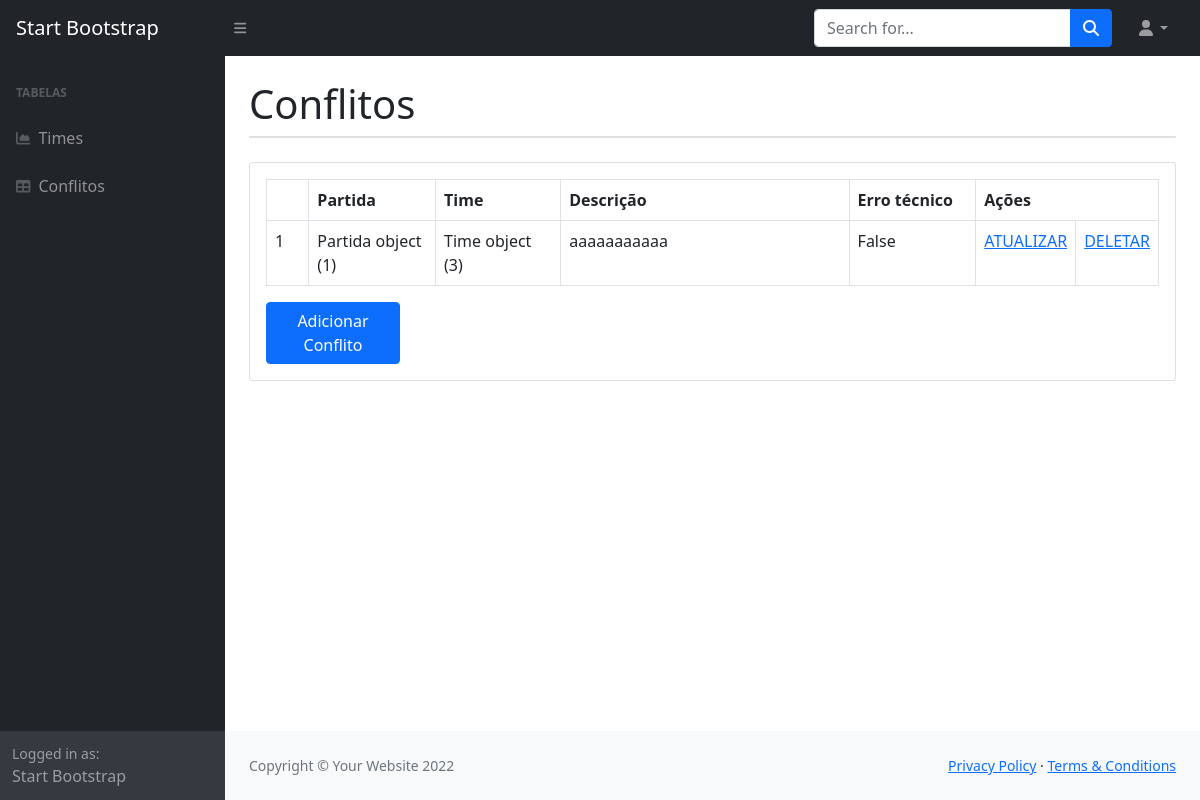
The app's page /conflitos/, older data.
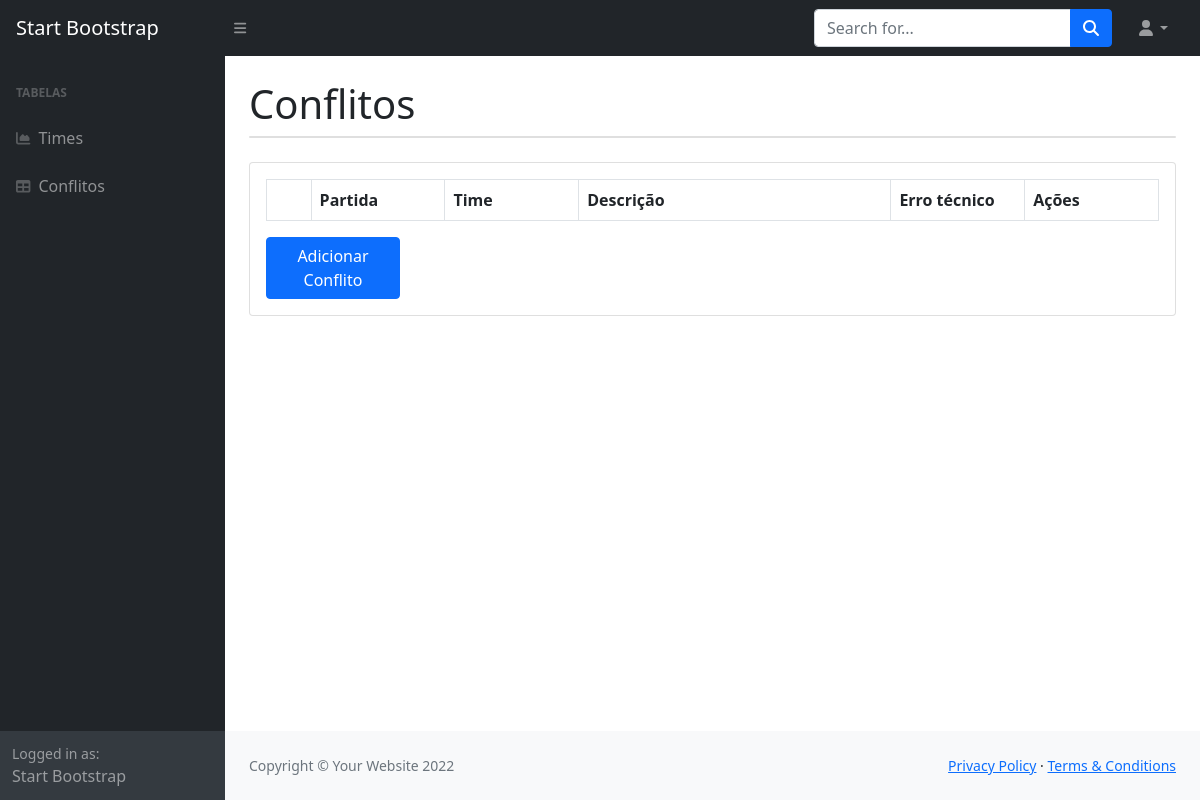
The same page, newer data.
### privado/models.py (models this page shows)
class Conflito(models.Model):
    codigo = models.AutoField(primary_key=True)
    partida = models.ForeignKey(Partida, on_delete=models.CASCADE)
    time = models.ForeignKey(Time, on_delete=models.CASCADE)
    descricao = models.TextField(max_length=260)
    errotecnico = models.BooleanField()

class Partida(models.Model):
    codigo = models.AutoField(primary_key=True)
    usuario = models.ForeignKey(Usuario, on_delete=models.CASCADE)
    arbitro = models.ForeignKey(Arbitro, on_delete=models.CASCADE)
    visitante  = models.ForeignKey(Time, on_delete=models.CASCADE, related_name='visitante')
    local  = models.ForeignKey(Time, on_delete=models.CASCADE, related_name='local')
    data = models.DateField()

class Time(models.Model):
    codigo = models.AutoField(primary_key=True)
    nome = models.CharField(max_length=100)
    cidade = models.ForeignKey(Cidade, on_delete=models.CASCADE)

### privado/views.py (the view)
# urls.py: path('conflitos/', conflito),
def conflito(request):
    conflito = Conflito.objects.all()
    parametros = {"conflito": conflito}
    return render(request, "SAAB/conflito.html", parametros)

### privado/templates/SAAB/conflito.html (shortened to what the changed rows need)
<!DOCTYPE html>
<html lang="en">
  <head>
    {% load static%}
    <link rel="stylesheet" href="{% static 'css/styles.css'%}"/>
    <link href="https://cdn.jsdelivr.net/npm/simple-datatables@latest/dist/style.css" rel="stylesheet" />
 </head>
  <body class="sb-nav-fixed">
      <div id="layoutSidenav">
          <div id="layoutSidenav_content">
              <main>
                  <div class="container-fluid px-4">
                      <h1 class="mt-4">Conflitos</h1>
                      <div class="card mb-4">
                          <div class="card-body">
                              <table id="datatablesSimple" class="dataTable-table">
                                  <thead>
                                      <tr>
                                        <th style="width: 5%;"> </th>
                                        <th data-sortable style="width: 15%;">Partida</th>
                                        <th data-sortable style="width: 15%;">Time</th>
                                        <th data-sortable style="width: 35%;">Descrição</th>
                                        <th data-sortable style="width: 15%;">Erro técnico</th>
                                        <th data-sortable colspan="2">Ações</th>
                                      </tr>
                                      {% for i in conflito %}
                                      <tr>
                                        <td>{{ i.codigo }}</td>
                                        <td>{{ i.partida }}</td>
                                        <td>{{ i.time }}</td>
                                        <td>{{ i.descricao }}</td>
                                        <td>{{ i.errotecnico }}</td>
                                        <td>
                                          <a href="{% url 'url_updateConflito' i.codigo %}"> ATUALIZAR </a>
                                        </td>
                                        <td>
                                          <a href="{%url 'url_deleteConflito' i.codigo %}"> DELETAR </a>
                                        </td>
                                      </tr>
                                      {% endfor %}
                              </table>
                          </div>
                      </div>
                  </div>
              </main>
          </div>
      </div>
  </body>
</html>

Row changes from the older to the newer data that the page shows:
removed Conflito: codigo "1", partida "Partida object (1)", time "Time object (3)", descricao "aaaaaaaaaaa", errotecnico "False"
